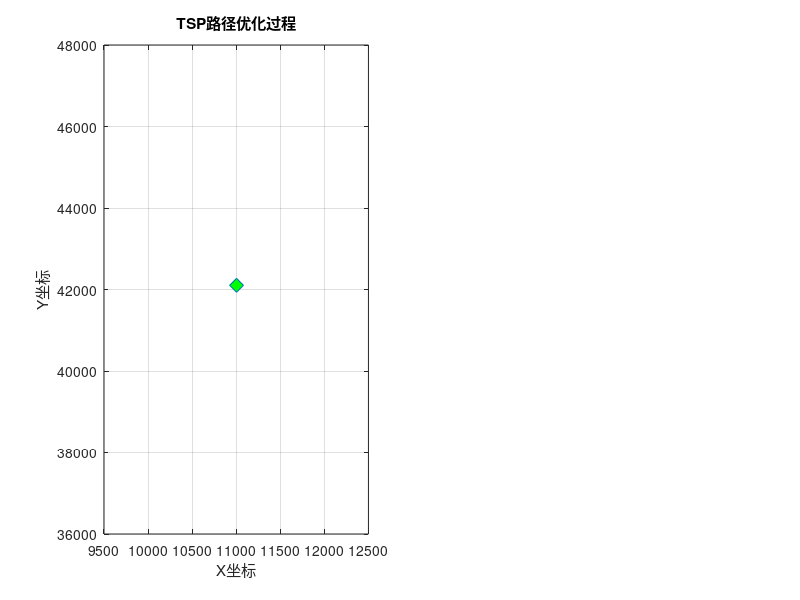

The MATLAB script that drew this image: (Note: this script raises an error after producing the figure.)

%% 模拟退火解决TSP问题

tic
rng('shuffle')
clear;clc
% 38个城市数据
coord = [11003.611100,42102.500000;11108.611100,42373.888900;
    11133.333300,42885.833300;11155.833300,42712.500000;
    11183.333300,42933.333300;11297.500000,42853.333300;
    11310.277800,42929.444400;11416.666700,42983.333300;
    11423.888900,43000.277800;11438.333300,42057.222200;
    11461.111100,43252.777800;11485.555600,43187.222200;
    11503.055600,42855.277800;11511.388900,42106.388900;
    11522.222200,42841.944400;11569.444400,43136.666700;
    11583.333300,43150.000000;11595.000000,43148.055600;
    11600.000000,43150.000000;11690.555600,42686.666700;
    11715.833300,41836.111100;11751.111100,42814.444400;
    11770.277800,42651.944400;11785.277800,42884.444400;
    11822.777800,42673.611100;11846.944400,42660.555600;
    11963.055600,43290.555600;11973.055600,43026.111100;
    12058.333300,42195.555600;12149.444400,42477.500000;
    12286.944400,43355.555600;12300.000000,42433.333300;
    12355.833300,43156.388900;12363.333300,43189.166700;
    12372.777800,42711.388900;12386.666700,43334.722200;
    12421.666700,42895.555600;12645.000000,42973.333300];
n = size(coord,1);  % 城市的数目

% 创建图形窗口
figure('Position', [100, 100, 1200, 500])%设置窗口位置和大小

% 子图1：城市分布和路径
subplot(1,2,1)  %=subplot(m,n,p)创建一个m*n的子图，并在第p个位置创建一个新图形
plot(coord(:,1),coord(:,2),'o','MarkerSize',8,'MarkerFaceColor','r');% coord(:,1)表示所有城市的x坐标，coord(:,2)表示所有城市的y坐标,指定标记的形状为圆形（circle），大小为8，颜色为红色
plot(coord(1,1),coord(1,2),'d','MarkerSize',10,'MarkerFaceColor','g');% 起点为绿色菱形
hold on
title('TSP路径优化过程')
xlabel('X坐标')
ylabel('Y坐标')
grid on  %显示网格线

% 计算距离矩阵
d = zeros(n); % 初始化距离矩阵
for i = 2:n  % 从第2个城市开始计算距离
    for j = 1:i
        coord_i = coord(i,:);   x_i = coord_i(1);     y_i = coord_i(2);
        coord_j = coord(j,:);   x_j = coord_j(1);     y_j = coord_j(2);
        d(i,j) = sqrt((x_i-x_j)^2 + (y_i-y_j)^2);% 计算欧氏距离
    end
end
d = d+d'; %通过d = d+d'将下三角部分复制到上三角部分，得到完整的对称距离矩阵

%% 参数初始化
T0 = 1000;   % 初始温度
T = T0;
maxgen = 90;  % 减少迭代次数以便测试
Lk = 100;     % 减少内循环次数
alpfa = 0.95;

%% 随机生成一个初始解
path0 = randperm(n);% 随机生成一个初始解
result0 = calculate_tsp_d(path0,d);% 计算初始路径的总距离

% 绘制初始路径
path0_closed = [path0, path0(1)];% 将路径闭合，形成一个闭环
path_plot = plot(coord(path0_closed,1), coord(path0_closed,2), 'b-', 'LineWidth', 1.5);% 绘制初始路径
title(sprintf('初始路径: 距离 = %.2f', result0));% 显示初始路径的总距离

%% 定义保存中间过程的量
min_result = result0;% 初始化最小结果
RESULT = zeros(maxgen,1);   % 初始化结果数组
best_path = path0;   % 初始化最佳路径

% 子图2：收敛曲线
subplot(1,2,2)%=subplot(m,n,p)创建一个m*n的子图，并在第p个位置创建一个新图形
% 初始化收敛曲线
convergence_plot = plot(1, result0, 'b-', 'LineWidth', 1.5);    % 绘制初始路径
title('收敛曲线')   % 显示标题
xlabel('迭代次数')   % 显示x轴标签
ylabel('最短路径距离')  % 显示y轴标签
grid on % 显示网格线
hold on % 保持图形窗口打开，以便绘制新的曲线
current_plot = plot(1, result0, 'ro', 'MarkerSize', 8, 'MarkerFaceColor', 'r'); % 绘制当前路径

%% 模拟退火过程
for iter = 1 : maxgen
    for i = 1 : Lk
        path1 = gen_new_path(path0);
        result1 = calculate_tsp_d(path1,d);
        
        if result1 < result0
            path0 = path1;
            result0 = result1;
        else
            p = exp(-(result1 - result0)/T);
            if rand(1) < p
                path0 = path1;
                result0 = result1;
            end
        end
        
        % 更新最佳解
        if result0 < min_result
            min_result = result0;
            best_path = path0;
            
            % 更新最佳路径显示
            subplot(1,2,1)
            % 删除旧的路径图
            if exist('path_plot', 'var') && isvalid(path_plot)
                delete(path_plot);
            end
            best_path_closed = [best_path, best_path(1)];
            path_plot = plot(coord(best_path_closed,1), coord(best_path_closed,2), 'g-', 'LineWidth', 2);
            title(sprintf('迭代: %d, 温度: %.2f, 最佳距离: %.2f', iter, T, min_result))
        end
        
        % 每10次内循环更新一次显示
        if mod(i, 10) == 0
            subplot(1,2,1)
            current_path_closed = [path0, path0(1)];
            temp_plot = plot(coord(current_path_closed,1), coord(current_path_closed,2), 'r--', 'LineWidth', 1);
            title(sprintf('迭代: %d-%d, 当前距离: %.2f', iter, i, result0))
            pause(0.01)
            if isvalid(temp_plot)
                delete(temp_plot);
            end
        end
    end
    
    RESULT(iter) = min_result;
    
    % 更新收敛曲线 - 修复这里
    subplot(1,2,2)  % 选择第二个子图
    % 检查图形对象是否仍然有效
    if ishandle(convergence_plot)
        set(convergence_plot, 'XData', 1:iter, 'YData', RESULT(1:iter));
    else
        % 重新创建收敛曲线
        convergence_plot = plot(1:iter, RESULT(1:iter), 'b-', 'LineWidth', 1.5);
    end
    
    if ishandle(current_plot)
        set(current_plot, 'XData', iter, 'YData', min_result);
    else
        current_plot = plot(iter, min_result, 'ro', 'MarkerSize', 8, 'MarkerFaceColor', 'r');
    end
    
    title(sprintf('收敛曲线 - 当前最佳: %.2f', min_result))
    drawnow; % 强制刷新图形
    
    T = alpfa * T;
    
    % 显示进度
    if mod(iter, 5) == 0
        fprintf('迭代: %d/%d, 温度: %.2f, 最佳距离: %.2f\n', iter, maxgen, T, min_result);
        pause(0.05)
    end
end

%% 最终路径动画展示
disp('开始最终路径动画展示...');
final_path = [best_path, best_path(1)];

subplot(1,2,1)
cla
plot(coord(:,1),coord(:,2),'o','MarkerSize',8,'MarkerFaceColor','r');
hold on
title(sprintf('最终最优路径: 距离 = %.2f', min_result))
xlabel('X坐标')
ylabel('Y坐标')
grid on

% 逐段绘制最终路径
for i = 1:length(final_path)-1
    j = i+1;
    coord_i = coord(final_path(i),:);
    coord_j = coord(final_path(j),:);
    
    % 绘制线段
    plot([coord_i(1), coord_j(1)], [coord_i(2), coord_j(2)], '-b', 'LineWidth', 2);
    
    % 标记城市编号
    text(coord_i(1), coord_i(2), sprintf('%d', final_path(i)), 'FontSize', 8);
    if i == length(final_path)-1
        text(coord_j(1), coord_j(2), sprintf('%d', final_path(j)), 'FontSize', 8);
    end
    
    pause(0.2)
    drawnow;
end

disp('最佳的方案是：'); disp(mat2str(best_path))
disp('此时最优值是：'); disp(min_result)

%% 画出完整的收敛曲线
figure
plot(1:maxgen,RESULT,'b-','LineWidth',1.5);
xlabel('迭代次数');
ylabel('最短路径距离');
title('TSP模拟退火算法收敛曲线');
grid on

toc

% 计算TSP路径距离的函数
function result = calculate_tsp_d(path, d)
n = length(path);
result = 0;
for i = 1:n-1
    result = result + d(path(i), path(i+1));
end
result = result + d(path(n), path(1));
end

% 生成新路径的函数
function new_path = gen_new_path(old_path)
n = length(old_path);
if rand < 0.5
    % 交换两个随机城市的位置
    indices = randperm(n,2);
    new_path = old_path;
    new_path(indices(1)) = old_path(indices(2));
    new_path(indices(2)) = old_path(indices(1));
else
    % 逆转一段随机路径
    indices = sort(randperm(n, 2));
    new_path = old_path;
    new_path(indices(1):indices(2)) = old_path(indices(2):-1:indices(1));
end
end
